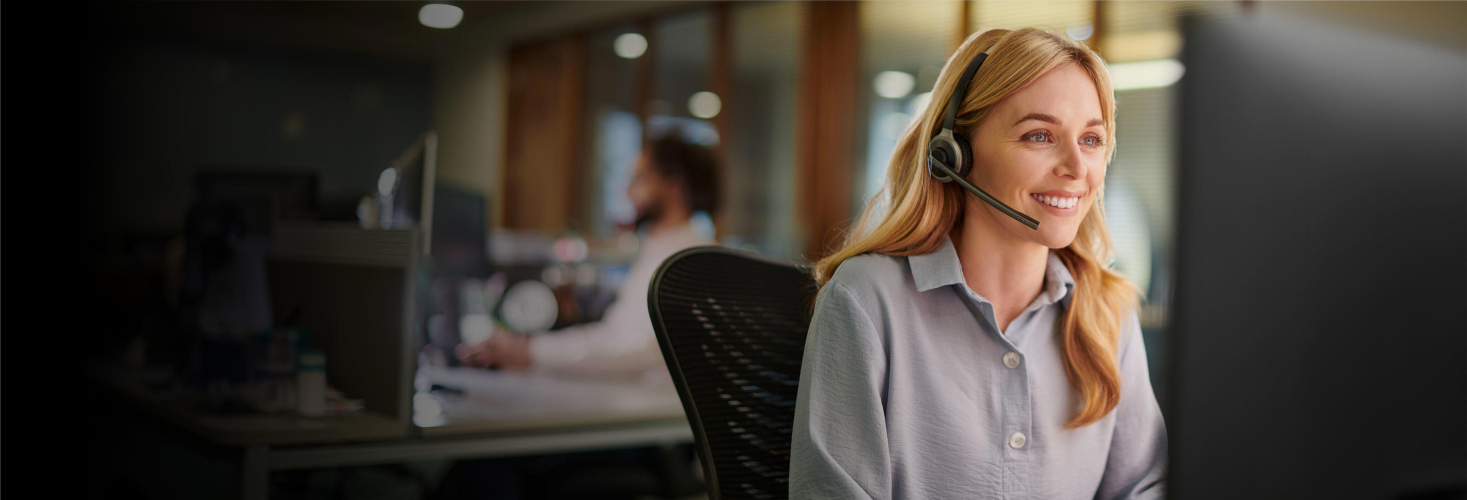
#> input picture first_tutorial/images/contact us imagee.png, 4400 x 1500 px (shown at 1/3 size)
$ python agian_Read.py
#> lines starting #> are read from the running program, lines starting #| are printed output that depends on the picture
import cv2

myimg = cv2.imread("images/contact us imagee.png")
#> myimg is the input picture: shape (1500, 4400, 3); mean B, G, R 53.4, 60.3, 67.3

resized_img = cv2.resize(myimg, (1500, 500))
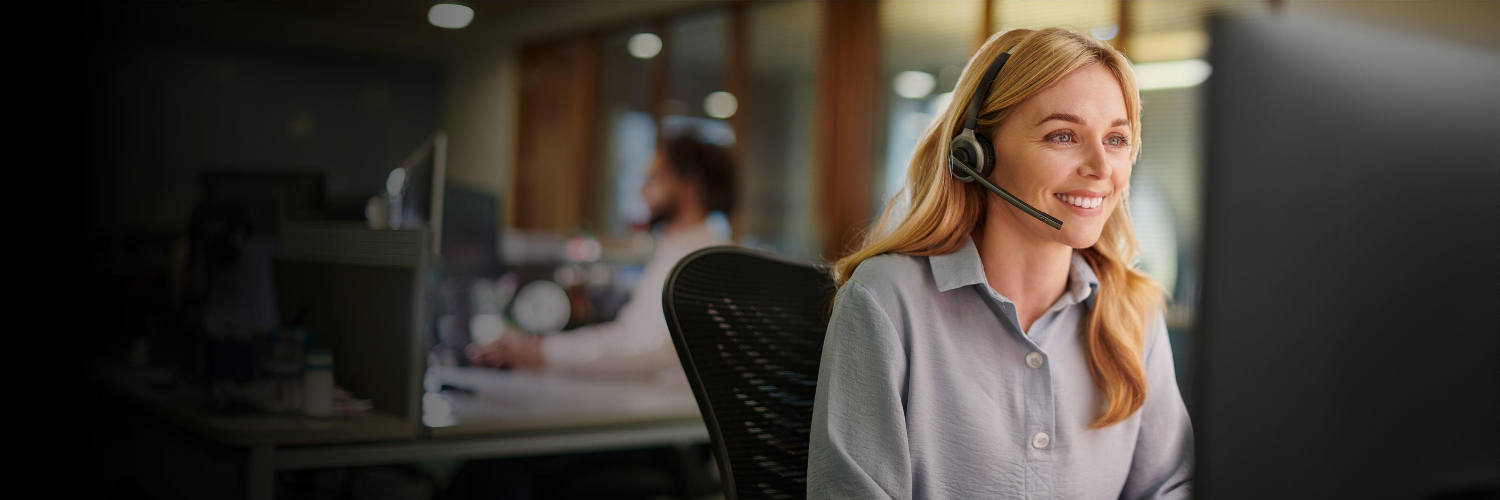
#> resized_img: shape (500, 1500, 3); mean B, G, R 53.3, 60.3, 67.3

cv2.imshow("eeeeee", resized_img)
cv2.imshow("rrrrrr",myimg)

cv2.waitKey(0)

$ run again, with first_tutorial/images/xDTRYSD5_66bs_1024.png copied over first_tutorial/images/contact us imagee.png
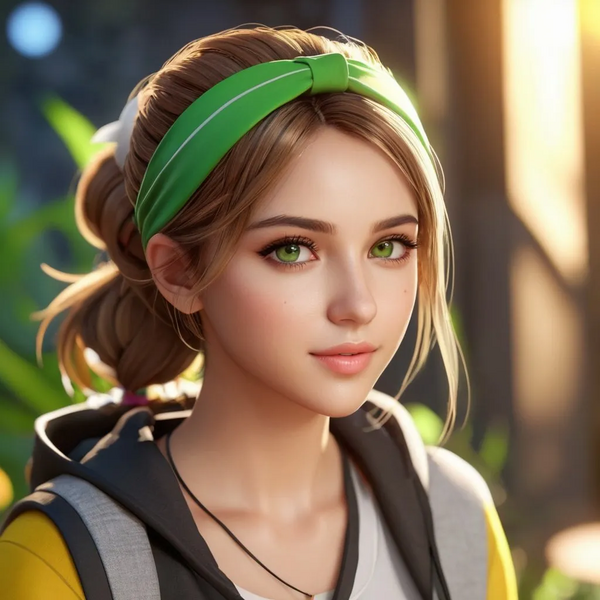
#> input picture first_tutorial/images/xDTRYSD5_66bs_1024.png, 600 x 600 px
#> myimg is the input picture: shape (600, 600, 3); mean B, G, R 86.2, 111.2, 128.8
#> `resized_img = cv2.resize(myimg, (1500, 500))`:
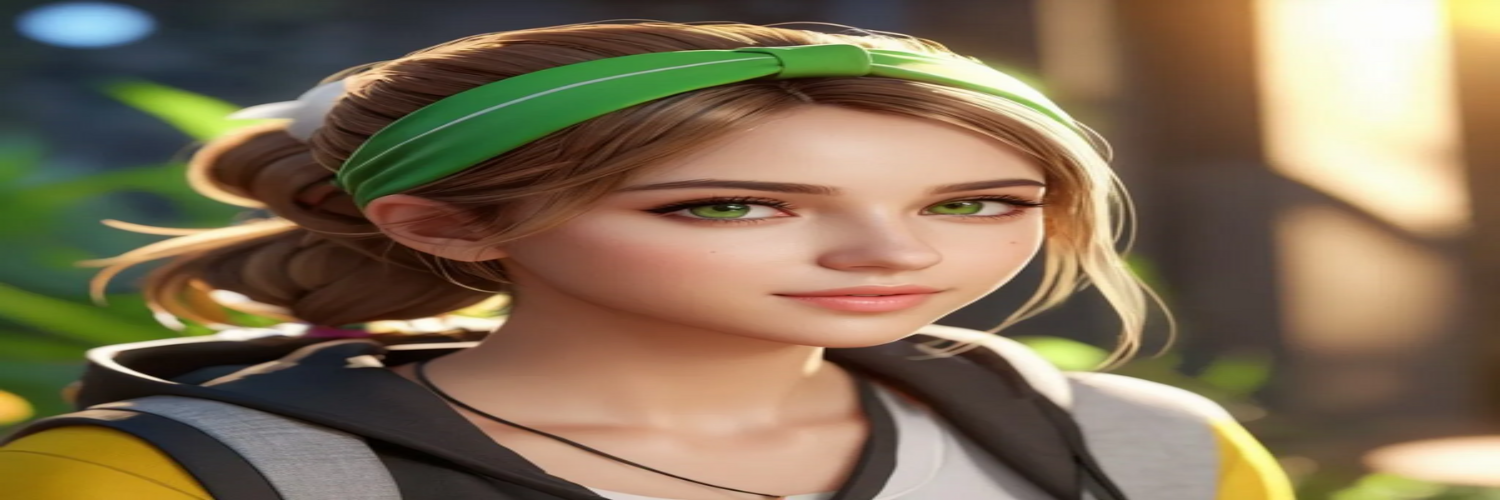
#> resized_img: shape (500, 1500, 3); mean B, G, R 86.1, 111.1, 128.7

$ run again, with first_tutorial/images/aayee_preety.jpg saved as first_tutorial/images/contact us imagee.png
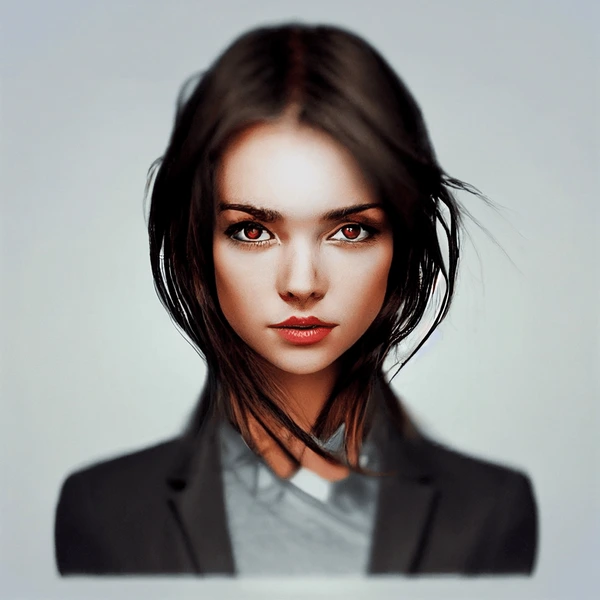
#> input picture first_tutorial/images/aayee_preety.jpg, 600 x 600 px
#> myimg is the input picture: shape (600, 600, 3); mean B, G, R 138.5, 139.8, 141.3
#> `resized_img = cv2.resize(myimg, (1500, 500))`:
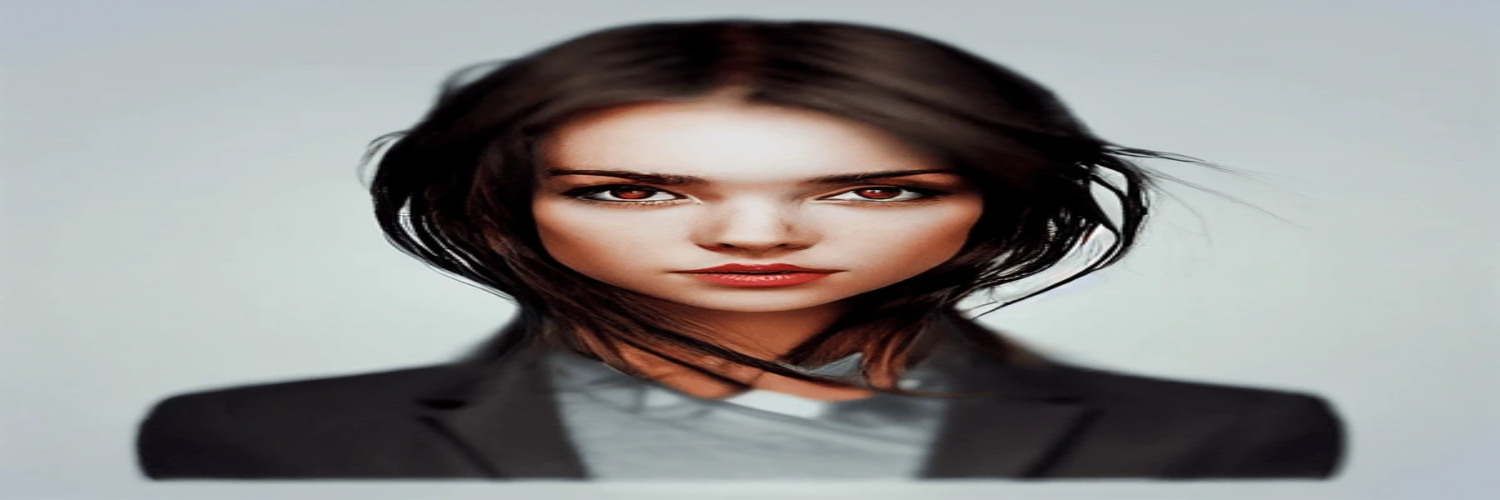
#> resized_img: shape (500, 1500, 3); mean B, G, R 138.4, 139.7, 141.2

$ run again, with first_tutorial/images/kris12.27.22ig1.jpg saved as first_tutorial/images/contact us imagee.png
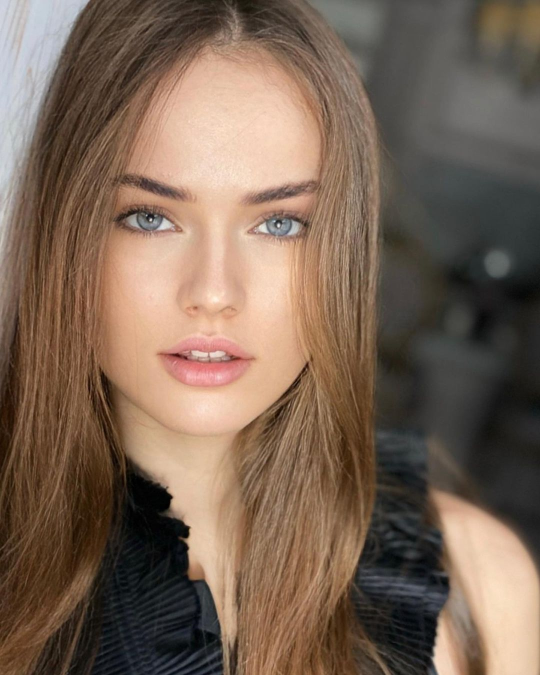
#> input picture first_tutorial/images/kris12.27.22ig1.jpg, 1080 x 1350 px (shown at 1/2 size)
#> myimg is the input picture: shape (1350, 1080, 3); mean B, G, R 85, 100.9, 122.1
#> `resized_img = cv2.resize(myimg, (1500, 500))`:
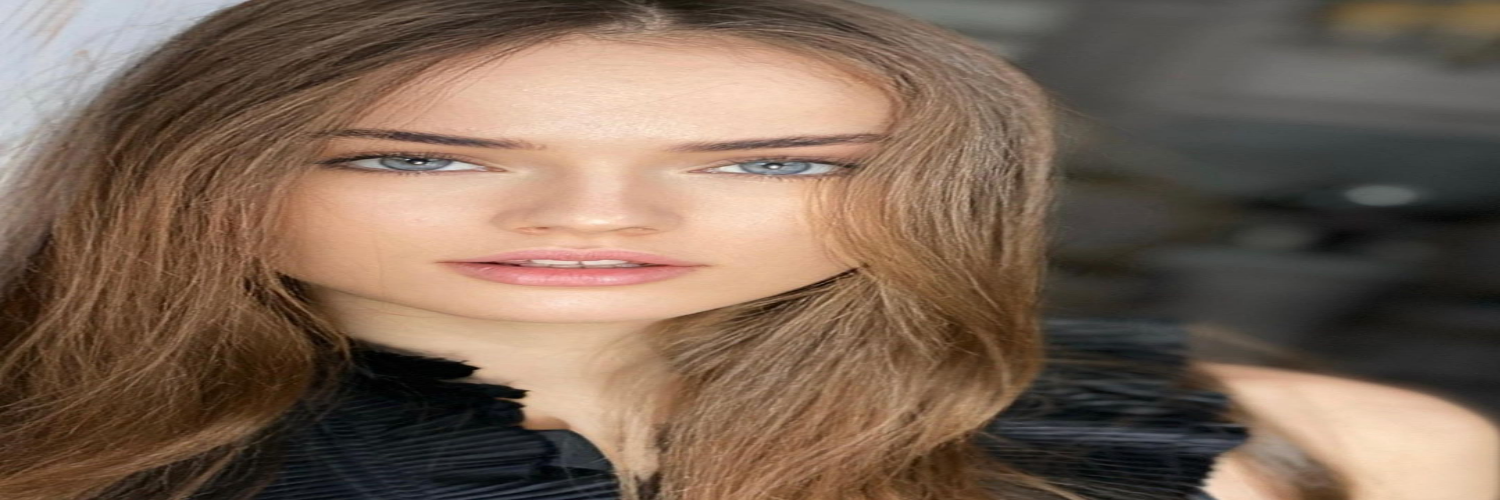
#> resized_img: shape (500, 1500, 3); mean B, G, R 84.9, 100.8, 122
